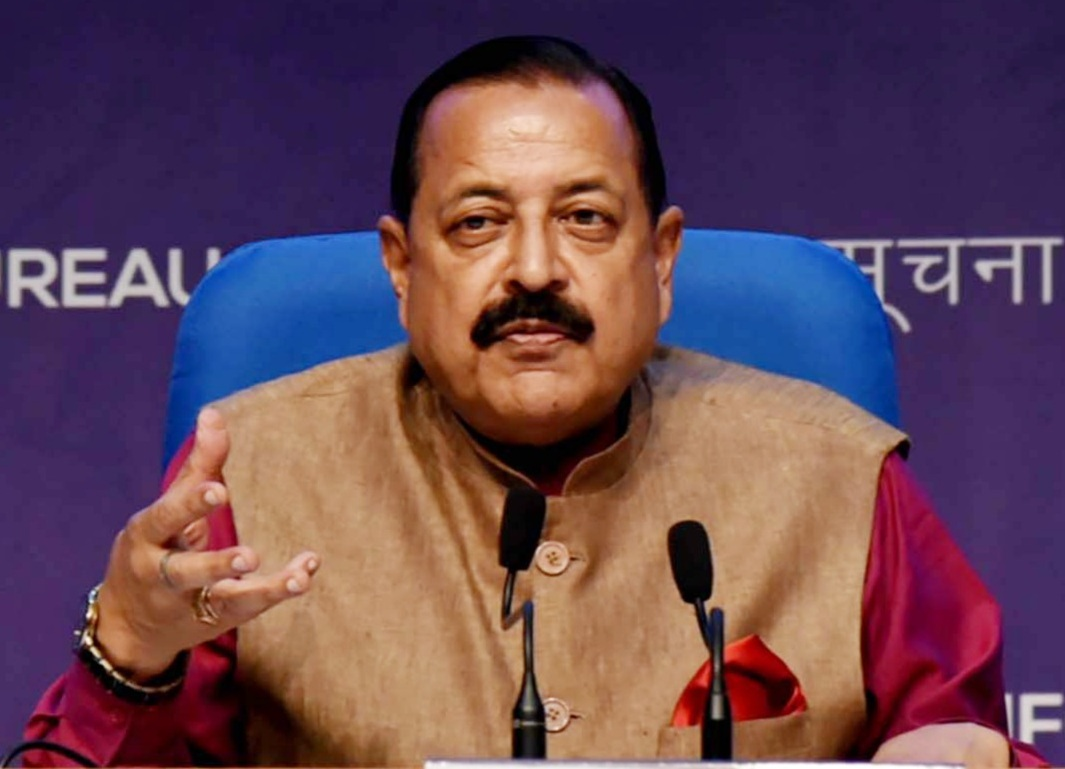
#> input picture cx-delhi-aatal-air-pollution-source-lab-iitm-jitendra-singh-0.jpg, 1065 x 769 px
$ python -i portrait-hunt.py   (imports and definitions only)   (older library calls are emulated)
#> lines starting #> are read from the running program, lines starting #| are printed output that depends on the picture
#> further down, picture is the input picture: shape (769, 1065, 3); mean B, G, R 86.2, 71.2, 102.3
"""Find freely reusable portraits for people listed in scripts/portrait-people.json.
1) Wikimedia Commons (file search by several name spellings, plus Category:<Name>).
2) Creative Commons (CC BY) YouTube videos: grab frames, keep the largest clear face.
Writes portrait-candidates/candidates.json and image crops for human review."""
import json, os, subprocess, time, urllib.parse, urllib.request
import cv2

UA = {'User-Agent': 'GandhiNewsPortraitFinder/1.0 (newsroom; github.com/puneetspanesar)'}
# [2 lines not run here, left out]
OK = ('cc0', 'cc by', 'cc-by', 'public domain', 'pd', 'godl')
face = cv2.CascadeClassifier(cv2.data.haarcascades + 'haarcascade_frontalface_default.xml')

def get(url):
    for a in range(4):
        try:
            with urllib.request.urlopen(urllib.request.Request(url, headers=UA), timeout=40) as r: return r.read()
        except Exception as e:
            print('retry', url[:80], e); time.sleep(4 * (a + 1))
    return None

def commons(q, limit=10):
    u = 'https://commons.wikimedia.org/w/api.php?' + urllib.parse.urlencode({'action': 'query', 'format': 'json', 'generator': 'search', 'gsrsearch': q, 'gsrnamespace': 6, 'gsrlimit': limit, 'prop': 'imageinfo', 'iiprop': 'url|size|mime|extmetadata', 'iiurlwidth': 600})
    b = get(u); time.sleep(1.5)
    if not b: return []
    return list((json.loads(b).get('query') or {}).get('pages', {}).values())

def commons_cat(name):
    u = 'https://commons.wikimedia.org/w/api.php?' + urllib.parse.urlencode({'action': 'query', 'format': 'json', 'generator': 'categorymembers', 'gcmtitle': 'Category:' + name, 'gcmtype': 'file', 'gcmlimit': 20, 'prop': 'imageinfo', 'iiprop': 'url|size|mime|extmetadata', 'iiurlwidth': 600})
    b = get(u); time.sleep(1.5)
    return list((json.loads(b).get('query') or {}).get('pages', {}).values()) if b else []

def best_face(img):
    g = cv2.cvtColor(img, cv2.COLOR_BGR2GRAY)
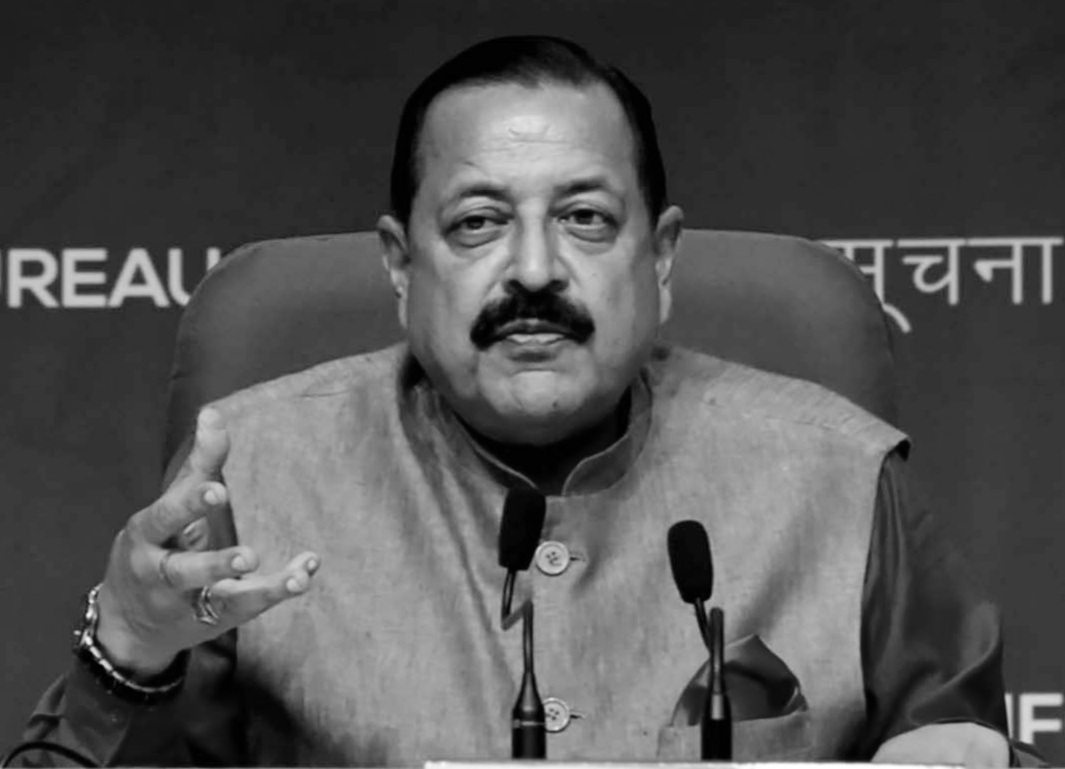
#> g: shape (769, 1065); min 0, max 255, mean 82.2
    fs = face.detectMultiScale(g, 1.1, 6, minSize=(60, 60))
#> fs = [[376, 95, 315, 315]]
    if len(fs) == 0: return None
    x, y, w, h = max(fs, key=lambda f: f[2] * f[3])
#> x = 376; y = 95; w = 315; h = 315
    sharp = cv2.Laplacian(g[y:y + h, x:x + w], cv2.CV_64F).var()
#> sharp = 27.73
    return (w * h, sharp, (x, y, w, h))

def crop(img, box, path):
    x, y, w, h = box; H, W = img.shape[:2]
    s = int(max(w, h) * 2.2); cx, cy = x + w // 2, y + int(h * 0.62)
    x0, y0 = max(0, cx - s // 2), max(0, cy - s // 2); x1, y1 = min(W, x0 + s), min(H, y0 + s)
    c = img[y0:y1, x0:x1]
    if c.size == 0: return False
    cv2.imwrite(path, cv2.resize(c, (400, 400)), [cv2.IMWRITE_JPEG_QUALITY, 90]); return True

res = {}
# [48 lines not run here, left out]

>>> import cv2
>>> picture = cv2.imread('../cx-delhi-aatal-air-pollution-source-lab-iitm-jitendra-singh-0.jpg')
>>> result = best_face(picture)
#> result = (99225, 27.73, (376, 95, 315, 315))

$ run again, on cx-bharti-airtel-q2-profit-31-per-cent-8888-crore-arpu-271-0.jpg
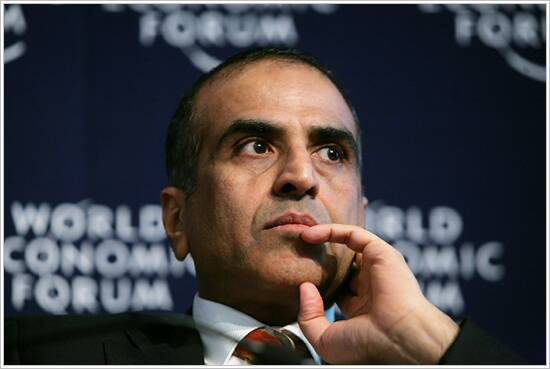
#> input picture cx-bharti-airtel-q2-profit-31-per-cent-8888-crore-arpu-271-0.jpg, 550 x 369 px
#> picture is the input picture: shape (369, 550, 3); mean B, G, R 70.1, 67.3, 70.7
#> in best_face, `g = cv2.cvtColor(img, cv2.COLOR_BGR2GRAY)`:
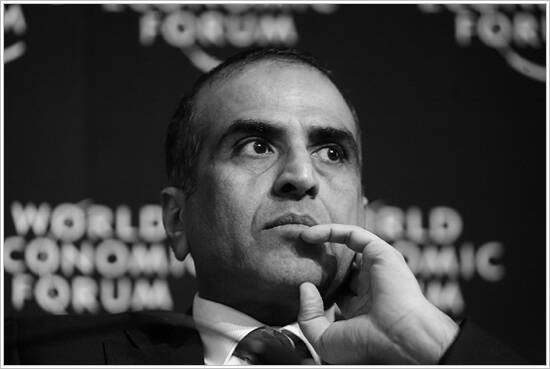
#> g: shape (369, 550); min 0, max 255, mean 68.7
#> fs = [[197, 68, 194, 194]]
#> x = 197; y = 68; w = 194
#> sharp = 287.1
#> result = (37636, 287.1, (197, 68, 194, 194))

$ run again, on cx-deepti-sharma-record-hundred-number-six-harmanpreet-passe-1.jpg
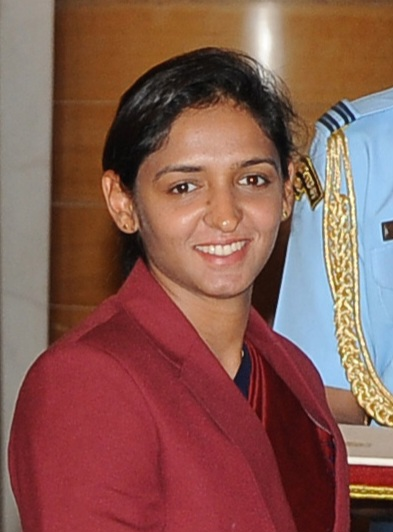
#> input picture cx-deepti-sharma-record-hundred-number-six-harmanpreet-passe-1.jpg, 393 x 532 px
#> picture is the input picture: shape (532, 393, 3); mean B, G, R 80.8, 90.1, 135.4
#> in best_face, `g = cv2.cvtColor(img, cv2.COLOR_BGR2GRAY)`:
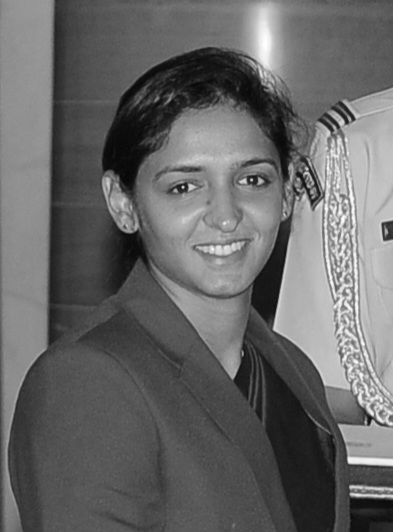
#> g: shape (532, 393); min 4, max 255, mean 102.6
#> fs = [[136, 119, 166, 166]]
#> x = 136; y = 119; w = 166
#> sharp = 243.4
#> result = (27556, 243.4, (136, 119, 166, 166))
